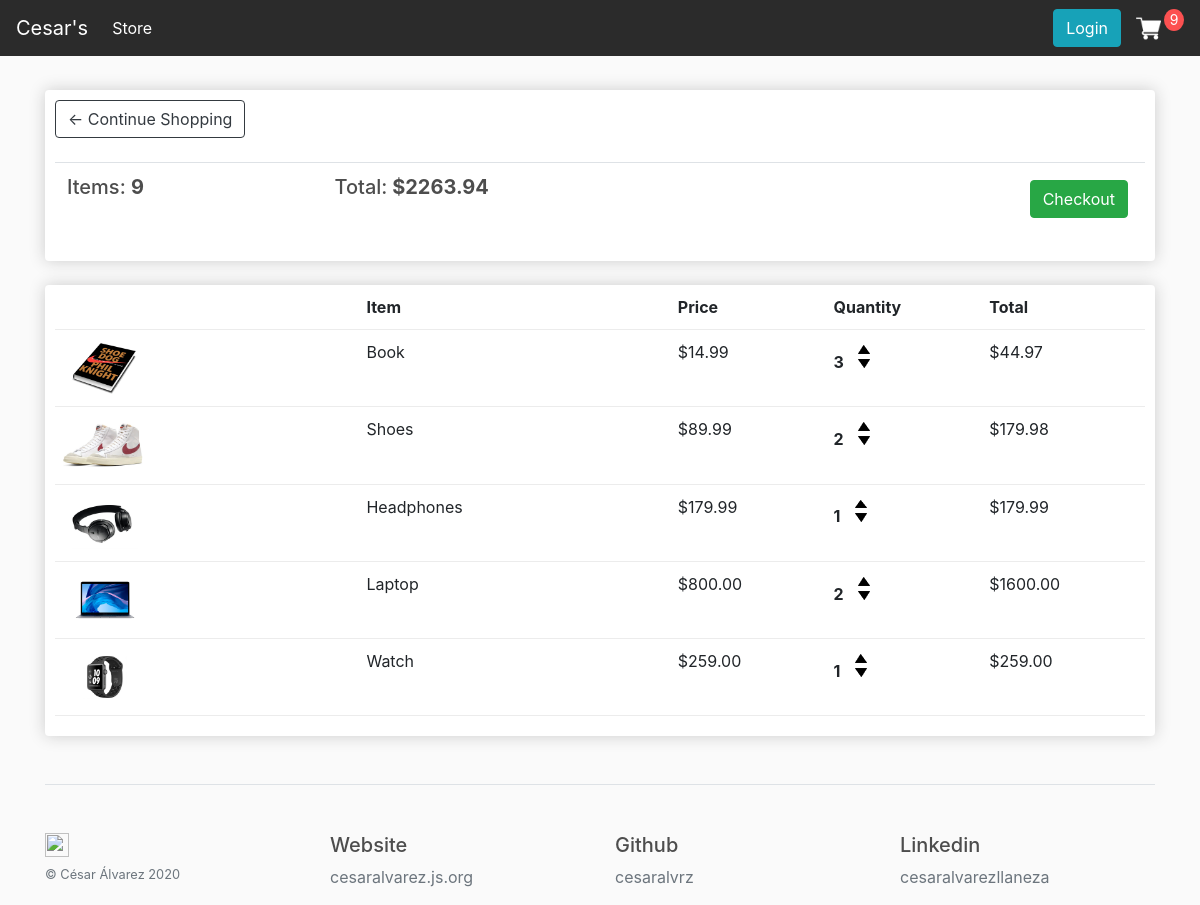
The app's page /cart/ (signed in) with its own data.
### store/models.py (models this page shows, shortened)
class Order(models.Model):
    customer = models.ForeignKey(Customer, on_delete=models.SET_NULL, blank=True, null=True)
    date_ordered = models.DateField(auto_now_add=True)
    complete = models.BooleanField(default=False)
    transaction_id = models.CharField(max_length=100, null=True)
    @property
    def get_cart_total(self):
        orderitems = self.orderitem_set.all()
        total = sum([item.get_total for item in orderitems])
        return total
    @property
    def get_cart_items (self):
        orderitems = self.orderitem_set.all()
        total = sum([item.quantity for item in orderitems])
        return total

class OrderItem(models.Model):
    product = models.ForeignKey(Product, on_delete=models.SET_NULL, blank=True, null=True)
    order = models.ForeignKey(Order, on_delete=models.SET_NULL, blank=True, null=True)
    quantity = models.IntegerField(default=0, null=True, blank=True)
    date_added = models.DateTimeField(auto_now_add=True)
    @property
    def get_total(self):
        total = self.product.price * self.quantity
        return total

class Product(models.Model):
    name = models.CharField(max_length=200, null=True)
    price = models.DecimalField(max_digits=7, decimal_places=2)
    digital = models.BooleanField(default=False, null=True, blank=False)
    image = models.ImageField(null=True, blank=True)
    @property
    def imageURL(self):
        try:
            url = self.image.url
        except:
            url = ''
        return url

### store/views.py (the view)
# urls.py: path('cart/', views.cart, name="cart"),
def cart(request):
	data = cartData(request)
	cartItems = data['cartItems']
	order = data['order']
	items = data['items']
	context = {'items':items, 'order':order, 'cartItems':cartItems}
	return render(request, 'store/cart.html', context)

### store/utils.py (called while the page is built)
def cartData(request):
	if request.user.is_authenticated:
		customer = request.user.customer
		order, created = Order.objects.get_or_create(customer=customer, complete=False)
		items = order.orderitem_set.all()
		cartItems = order.get_cart_items
	else:
		cookieData = cookieCart(request)
		cartItems = cookieData['cartItems']
		order = cookieData['order']
		items = cookieData['items']
	return {'cartItems':cartItems ,'order':order, 'items':items}

### store/templates/store/cart.html
{% extends 'store/main.html' %}
{% load static %}
{% block content %}
	<div class="row">
		<div class="col-lg-12">
			<div class="box-element">
				<a  class="btn btn-outline-dark" href="{% url 'store' %}">&#x2190; Continue Shopping</a>
				<br>
				<br>
				<table class="table">
					<tr>
						<th><h5>Items: <strong>{{order.get_cart_items}}</strong></h5></th>
						<th><h5>Total:<strong> ${{order.get_cart_total|floatformat:2}}</strong></h5></th>
						<th>
							<a  style="float:right; margin:5px;" class="btn btn-success" href="{% url 'checkout' %}">Checkout</a>
						</th>
					</tr>
				</table>
			</div>
			<br>
			<div class="box-element">
				<div class="cart-row">
					<div style="flex:2"></div>
					<div style="flex:2"><strong>Item</strong></div>
					<div style="flex:1"><strong>Price</strong></div>
					<div style="flex:1"><strong>Quantity</strong></div>
					<div style="flex:1"><strong>Total</strong></div>
				</div>
				{% for item in items %}
				<div class="cart-row">
					<div style="flex:2"><img class="row-image" src="{{item.product.imageURL}}"></div>
					<div style="flex:2"><p>{{item.product.name}}</p></div>
					<div style="flex:1"><p>${{item.product.price|floatformat:2}}</p></div>
					<div style="flex:1">
						<p class="quantity">{{item.quantity}}</p>
						<div class="quantity">
							<img data-product="{{item.product.id}}" data-action="add" class="chg-quantity update-cart" src="{% static  'images/arrow-up.png' %}">
							<img data-product="{{item.product.id}}" data-action="remove" class="chg-quantity update-cart" src="{% static  'images/arrow-down.png' %}">
						</div>
					</div>
					<div style="flex:1"><p>${{item.get_total|floatformat:2}}</p></div>
				</div>
				{% endfor %}
			</div>
		</div>
	</div>
{% endblock content %}

### static/css/main.css (style rules this page uses)
body { background-color: hsl(0, 0%, 98%); height: 800px; }
h1,h2,h3,h4,h5,h6 { color:hsl(0, 0%, 30%); }
.box-element { box-shadow:hsl(0, 0%, 80%) 0 0 16px; background-color: #fff; border-radius: 4px; padding: 10px; }
.col-lg-4, .col-lg-6, .col-lg-8, .col-lg-12 { margin-top: 10px; }
.btn { border-radius: 15; }
.row-image { width: 100px; }
.cart-row { display: flex; align-items: flex-stretch; padding-bottom: 10px; margin-bottom: 10px; border-bottom: 1px solid #ececec; }
.quantity { display: inline-block; font-weight: 700; padding-right:10px; }
.chg-quantity { width: 12px; cursor: pointer; display: block; margin-top: 5px; transition:.1s; }

### records on screen
Order: get_cart_items "9", get_cart_total "2263.94"
OrderItem: product.imageURL (picture), product.name "Book", product.price "14.99", quantity "3", get_total "44.97"
OrderItem: product.imageURL (picture), product.name "Shoes", product.price "89.99", quantity "2", get_total "179.98"
OrderItem: product.imageURL (picture), product.name "Headphones", product.price "179.99", quantity "1", get_total "179.99"
OrderItem: product.imageURL (picture), product.name "Laptop", product.price "800.00", quantity "2", get_total "1600.00"
OrderItem: product.imageURL (picture), product.name "Watch", product.price "259.00", quantity "1", get_total "259.00"

### other values on screen
{{ cartItems }} "9"
